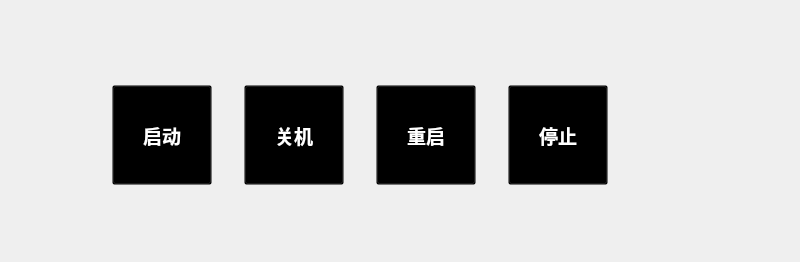
<?xml version="1.0" encoding="UTF-8"?>
<ui version="4.0">
 <class>PowerFace</class>
 <widget class="QWidget" name="PowerFace">
  <property name="geometry">
   <rect>
    <x>0</x>
    <y>0</y>
    <width>800</width>
    <height>262</height>
   </rect>
  </property>
  <property name="font">
   <font>
    <family>DejaVu Sans</family>
    <pointsize>14</pointsize>
    <weight>75</weight>
    <bold>true</bold>
   </font>
  </property>
  <property name="windowTitle">
   <string>Form</string>
  </property>
  <widget class="QWidget" name="layoutWidget">
   <property name="geometry">
    <rect>
     <x>80</x>
     <y>70</y>
     <width>561</width>
     <height>131</height>
    </rect>
   </property>
   <layout class="QHBoxLayout" name="horizontalLayout">
    <property name="spacing">
     <number>0</number>
    </property>
    <item>
     <widget class="QToolButton" name="start">
      <property name="minimumSize">
       <size>
        <width>100</width>
        <height>100</height>
       </size>
      </property>
      <property name="font">
       <font>
        <pointsize>14</pointsize>
        <weight>75</weight>
        <bold>true</bold>
       </font>
      </property>
      <property name="styleSheet">
       <string notr="true">background:transparent;color:white;</string>
      </property>
      <property name="text">
       <string>启动</string>
      </property>
      <property name="icon">
       <iconset resource="InverterController.qrc">
        <normaloff>:/images/openbig.png</normaloff>:/images/openbig.png</iconset>
      </property>
      <property name="iconSize">
       <size>
        <width>60</width>
        <height>60</height>
       </size>
      </property>
      <property name="toolButtonStyle">
       <enum>Qt::ToolButtonTextUnderIcon</enum>
      </property>
     </widget>
    </item>
    <item>
     <widget class="QToolButton" name="shutdown">
      <property name="minimumSize">
       <size>
        <width>100</width>
        <height>100</height>
       </size>
      </property>
      <property name="font">
       <font>
        <pointsize>14</pointsize>
        <weight>75</weight>
        <bold>true</bold>
       </font>
      </property>
      <property name="styleSheet">
       <string notr="true">background:transparent;color:white;</string>
      </property>
      <property name="text">
       <string>关机</string>
      </property>
      <property name="icon">
       <iconset resource="InverterController.qrc">
        <normaloff>:/images/openbig.png</normaloff>:/images/openbig.png</iconset>
      </property>
      <property name="iconSize">
       <size>
        <width>60</width>
        <height>60</height>
       </size>
      </property>
      <property name="toolButtonStyle">
       <enum>Qt::ToolButtonTextUnderIcon</enum>
      </property>
     </widget>
    </item>
    <item>
     <widget class="QToolButton" name="reset">
      <property name="minimumSize">
       <size>
        <width>100</width>
        <height>100</height>
       </size>
      </property>
      <property name="font">
       <font>
        <pointsize>14</pointsize>
        <weight>75</weight>
        <bold>true</bold>
       </font>
      </property>
      <property name="styleSheet">
       <string notr="true">background:transparent;color:white;</string>
      </property>
      <property name="text">
       <string>重启</string>
      </property>
      <property name="icon">
       <iconset resource="InverterController.qrc">
        <normaloff>:/images/openbig.png</normaloff>:/images/openbig.png</iconset>
      </property>
      <property name="iconSize">
       <size>
        <width>60</width>
        <height>60</height>
       </size>
      </property>
      <property name="toolButtonStyle">
       <enum>Qt::ToolButtonTextUnderIcon</enum>
      </property>
     </widget>
    </item>
    <item>
     <widget class="QToolButton" name="stop">
      <property name="minimumSize">
       <size>
        <width>100</width>
        <height>100</height>
       </size>
      </property>
      <property name="font">
       <font>
        <family>AR PL UKai CN</family>
        <pointsize>14</pointsize>
        <weight>75</weight>
        <bold>true</bold>
       </font>
      </property>
      <property name="styleSheet">
       <string notr="true">background:transparent;color:white;</string>
      </property>
      <property name="text">
       <string>停止</string>
      </property>
      <property name="icon">
       <iconset resource="InverterController.qrc">
        <normaloff>:/images/openbig.png</normaloff>:/images/openbig.png</iconset>
      </property>
      <property name="iconSize">
       <size>
        <width>60</width>
        <height>60</height>
       </size>
      </property>
      <property name="toolButtonStyle">
       <enum>Qt::ToolButtonTextUnderIcon</enum>
      </property>
     </widget>
    </item>
   </layout>
  </widget>
 </widget>
 <resources>
  <include location="InverterController.qrc"/>
 </resources>
 <connections/>
</ui>
